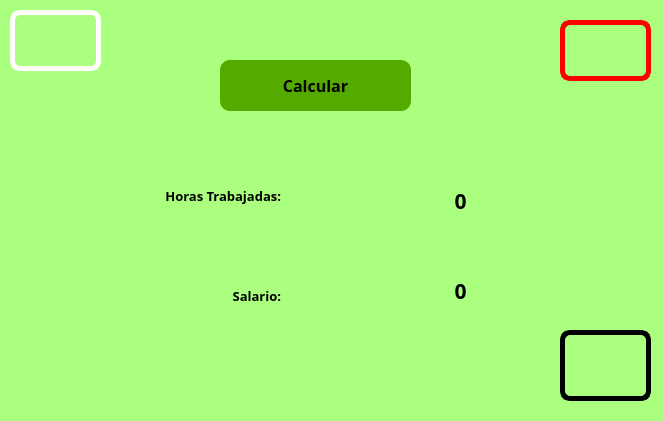
<?xml version="1.0" encoding="UTF-8"?>
<ui version="4.0">
 <class>Dialog</class>
 <widget class="QDialog" name="Dialog">
  <property name="geometry">
   <rect>
    <x>0</x>
    <y>0</y>
    <width>664</width>
    <height>421</height>
   </rect>
  </property>
  <property name="windowTitle">
   <string>Dialog</string>
  </property>
  <property name="styleSheet">
   <string notr="true">background-color: rgb(170, 255, 127);</string>
  </property>
  <widget class="QLabel" name="txt_horas">
   <property name="geometry">
    <rect>
     <x>300</x>
     <y>180</y>
     <width>321</width>
     <height>41</height>
    </rect>
   </property>
   <property name="font">
    <font>
     <family>Rockwell Extra Bold</family>
     <pointsize>16</pointsize>
     <weight>75</weight>
     <bold>true</bold>
    </font>
   </property>
   <property name="text">
    <string>0</string>
   </property>
   <property name="alignment">
    <set>Qt::AlignCenter</set>
   </property>
  </widget>
  <widget class="QLabel" name="label">
   <property name="geometry">
    <rect>
     <x>0</x>
     <y>170</y>
     <width>281</width>
     <height>51</height>
    </rect>
   </property>
   <property name="font">
    <font>
     <family>Rockwell Extra Bold</family>
     <pointsize>10</pointsize>
     <weight>75</weight>
     <bold>true</bold>
    </font>
   </property>
   <property name="text">
    <string>Horas Trabajadas:</string>
   </property>
   <property name="alignment">
    <set>Qt::AlignRight|Qt::AlignTrailing|Qt::AlignVCenter</set>
   </property>
  </widget>
  <widget class="QLabel" name="label_5">
   <property name="geometry">
    <rect>
     <x>560</x>
     <y>330</y>
     <width>91</width>
     <height>71</height>
    </rect>
   </property>
   <property name="styleSheet">
    <string notr="true">border: 5px solid black;
border-radius: 10px;</string>
   </property>
   <property name="text">
    <string/>
   </property>
   <property name="pixmap">
    <pixmap resource="../../recursos.qrc">:/meme/Imagen/logo_equipo.jpg</pixmap>
   </property>
   <property name="scaledContents">
    <bool>true</bool>
   </property>
  </widget>
  <widget class="QPushButton" name="btn_calcular">
   <property name="geometry">
    <rect>
     <x>220</x>
     <y>60</y>
     <width>191</width>
     <height>51</height>
    </rect>
   </property>
   <property name="font">
    <font>
     <family>Rockwell Extra Bold</family>
     <pointsize>12</pointsize>
     <weight>75</weight>
     <bold>true</bold>
    </font>
   </property>
   <property name="styleSheet">
    <string notr="true">background-color: rgb(85, 170, 0);
border: 5px;
border-radius: 10px;</string>
   </property>
   <property name="text">
    <string>Calcular</string>
   </property>
  </widget>
  <widget class="QLabel" name="label_4">
   <property name="geometry">
    <rect>
     <x>560</x>
     <y>20</y>
     <width>91</width>
     <height>61</height>
    </rect>
   </property>
   <property name="styleSheet">
    <string notr="true">border: 5px solid red;
border-radius: 10px;</string>
   </property>
   <property name="text">
    <string/>
   </property>
   <property name="pixmap">
    <pixmap resource="../../recursos.qrc">:/meme/Imagen/fians.jpg</pixmap>
   </property>
   <property name="scaledContents">
    <bool>true</bool>
   </property>
  </widget>
  <widget class="QLabel" name="label_3">
   <property name="geometry">
    <rect>
     <x>10</x>
     <y>10</y>
     <width>91</width>
     <height>61</height>
    </rect>
   </property>
   <property name="styleSheet">
    <string notr="true">border: 5px solid white;
border-radius: 10px;</string>
   </property>
   <property name="text">
    <string/>
   </property>
   <property name="pixmap">
    <pixmap resource="../../recursos.qrc">:/meme/Imagen/uat-logo.jpg</pixmap>
   </property>
   <property name="scaledContents">
    <bool>true</bool>
   </property>
  </widget>
  <widget class="QLabel" name="label_2">
   <property name="geometry">
    <rect>
     <x>0</x>
     <y>270</y>
     <width>281</width>
     <height>51</height>
    </rect>
   </property>
   <property name="font">
    <font>
     <family>Rockwell Extra Bold</family>
     <pointsize>10</pointsize>
     <weight>75</weight>
     <bold>true</bold>
    </font>
   </property>
   <property name="text">
    <string>Salario:</string>
   </property>
   <property name="alignment">
    <set>Qt::AlignRight|Qt::AlignTrailing|Qt::AlignVCenter</set>
   </property>
  </widget>
  <widget class="QLabel" name="txt_salario">
   <property name="geometry">
    <rect>
     <x>300</x>
     <y>270</y>
     <width>321</width>
     <height>41</height>
    </rect>
   </property>
   <property name="font">
    <font>
     <family>Rockwell Extra Bold</family>
     <pointsize>16</pointsize>
     <weight>75</weight>
     <bold>true</bold>
    </font>
   </property>
   <property name="text">
    <string>0</string>
   </property>
   <property name="alignment">
    <set>Qt::AlignCenter</set>
   </property>
  </widget>
 </widget>
 <resources>
  <include location="../../recursos.qrc"/>
 </resources>
 <connections/>
</ui>
